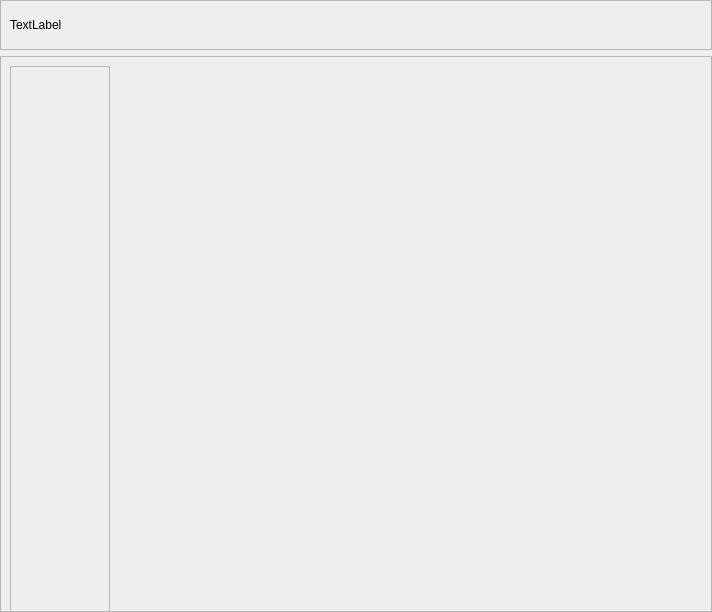
<?xml version="1.0" encoding="UTF-8"?>
<ui version="4.0">
 <class>MainWindow</class>
 <widget class="QMainWindow" name="MainWindow">
  <property name="geometry">
   <rect>
    <x>0</x>
    <y>0</y>
    <width>712</width>
    <height>612</height>
   </rect>
  </property>
  <property name="minimumSize">
   <size>
    <width>100</width>
    <height>100</height>
   </size>
  </property>
  <property name="windowTitle">
   <string>MainWindow</string>
  </property>
  <widget class="QWidget" name="centralwidget">
   <layout class="QVBoxLayout" name="verticalLayout">
    <property name="leftMargin">
     <number>0</number>
    </property>
    <property name="topMargin">
     <number>0</number>
    </property>
    <property name="rightMargin">
     <number>0</number>
    </property>
    <property name="bottomMargin">
     <number>0</number>
    </property>
    <item alignment="Qt::AlignmentFlag::AlignTop">
     <widget class="QFrame" name="Labelbar">
      <property name="sizePolicy">
       <sizepolicy hsizetype="Preferred" vsizetype="Fixed">
        <horstretch>0</horstretch>
        <verstretch>0</verstretch>
       </sizepolicy>
      </property>
      <property name="minimumSize">
       <size>
        <width>100</width>
        <height>50</height>
       </size>
      </property>
      <property name="styleSheet">
       <string notr="true"/>
      </property>
      <property name="frameShape">
       <enum>QFrame::Shape::StyledPanel</enum>
      </property>
      <property name="frameShadow">
       <enum>QFrame::Shadow::Raised</enum>
      </property>
      <layout class="QHBoxLayout" name="horizontalLayout_2">
       <item>
        <widget class="QLabel" name="label">
         <property name="text">
          <string>TextLabel</string>
         </property>
        </widget>
       </item>
      </layout>
     </widget>
    </item>
    <item>
     <widget class="QFrame" name="frame_2">
      <property name="sizePolicy">
       <sizepolicy hsizetype="Expanding" vsizetype="Expanding">
        <horstretch>0</horstretch>
        <verstretch>0</verstretch>
       </sizepolicy>
      </property>
      <property name="minimumSize">
       <size>
        <width>0</width>
        <height>400</height>
       </size>
      </property>
      <property name="frameShape">
       <enum>QFrame::Shape::StyledPanel</enum>
      </property>
      <property name="frameShadow">
       <enum>QFrame::Shadow::Raised</enum>
      </property>
      <layout class="QHBoxLayout" name="horizontalLayout">
       <item>
        <widget class="QFrame" name="frame_3">
         <property name="sizePolicy">
          <sizepolicy hsizetype="Minimum" vsizetype="Expanding">
           <horstretch>0</horstretch>
           <verstretch>0</verstretch>
          </sizepolicy>
         </property>
         <property name="minimumSize">
          <size>
           <width>100</width>
           <height>1000</height>
          </size>
         </property>
         <property name="frameShape">
          <enum>QFrame::Shape::StyledPanel</enum>
         </property>
         <property name="frameShadow">
          <enum>QFrame::Shadow::Raised</enum>
         </property>
         <layout class="QVBoxLayout" name="verticalLayout_2">
          <item>
           <spacer name="verticalSpacer">
            <property name="orientation">
             <enum>Qt::Orientation::Vertical</enum>
            </property>
            <property name="sizeHint" stdset="0">
             <size>
              <width>20</width>
              <height>977</height>
             </size>
            </property>
           </spacer>
          </item>
         </layout>
        </widget>
       </item>
       <item>
        <widget class="QStackedWidget" name="stackedWidget">
         <property name="minimumSize">
          <size>
           <width>0</width>
           <height>500</height>
          </size>
         </property>
         <widget class="QWidget" name="page"/>
         <widget class="QWidget" name="page_2"/>
        </widget>
       </item>
      </layout>
     </widget>
    </item>
   </layout>
  </widget>
 </widget>
 <resources/>
 <connections/>
</ui>
